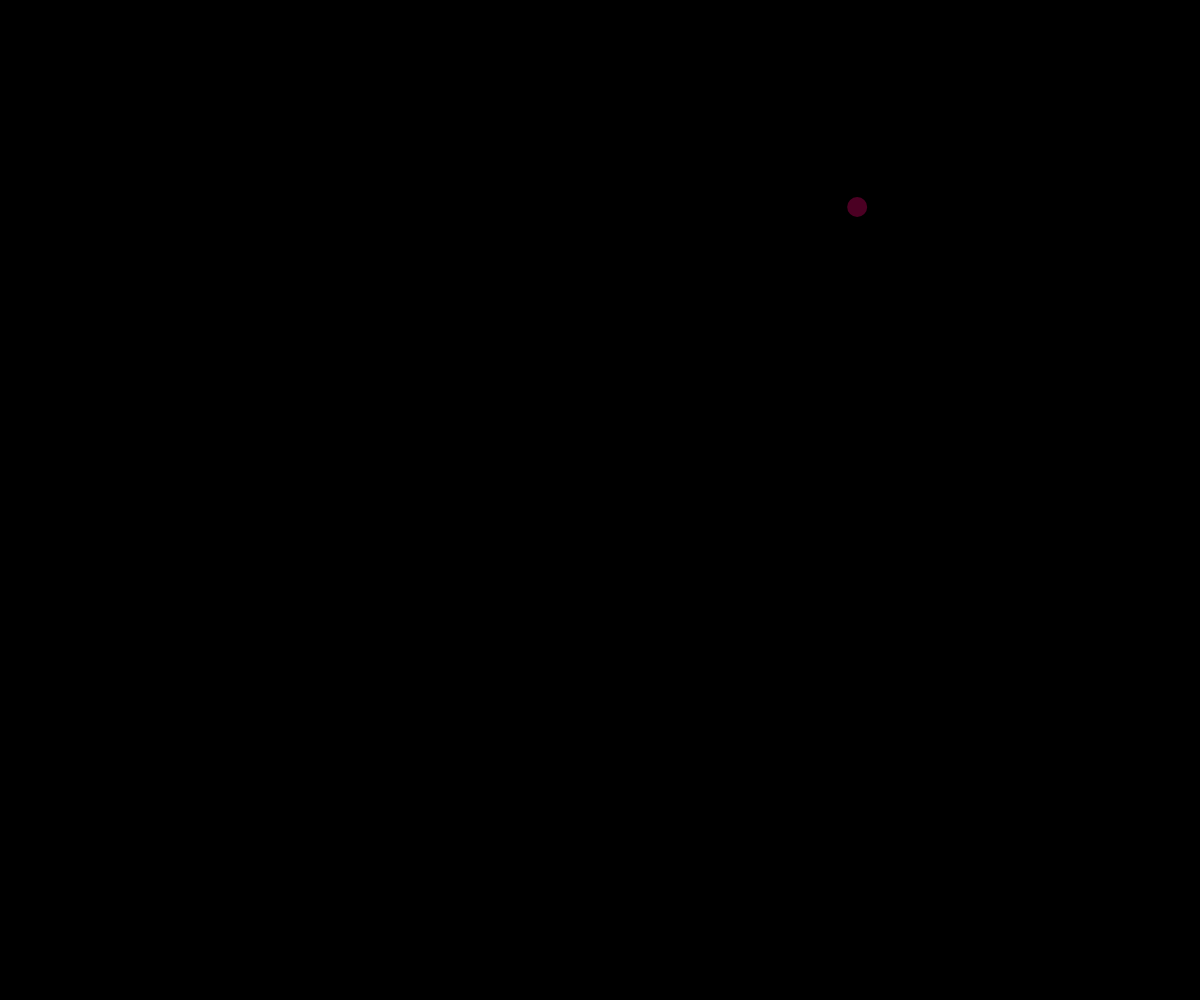
Frame 1 (no input)
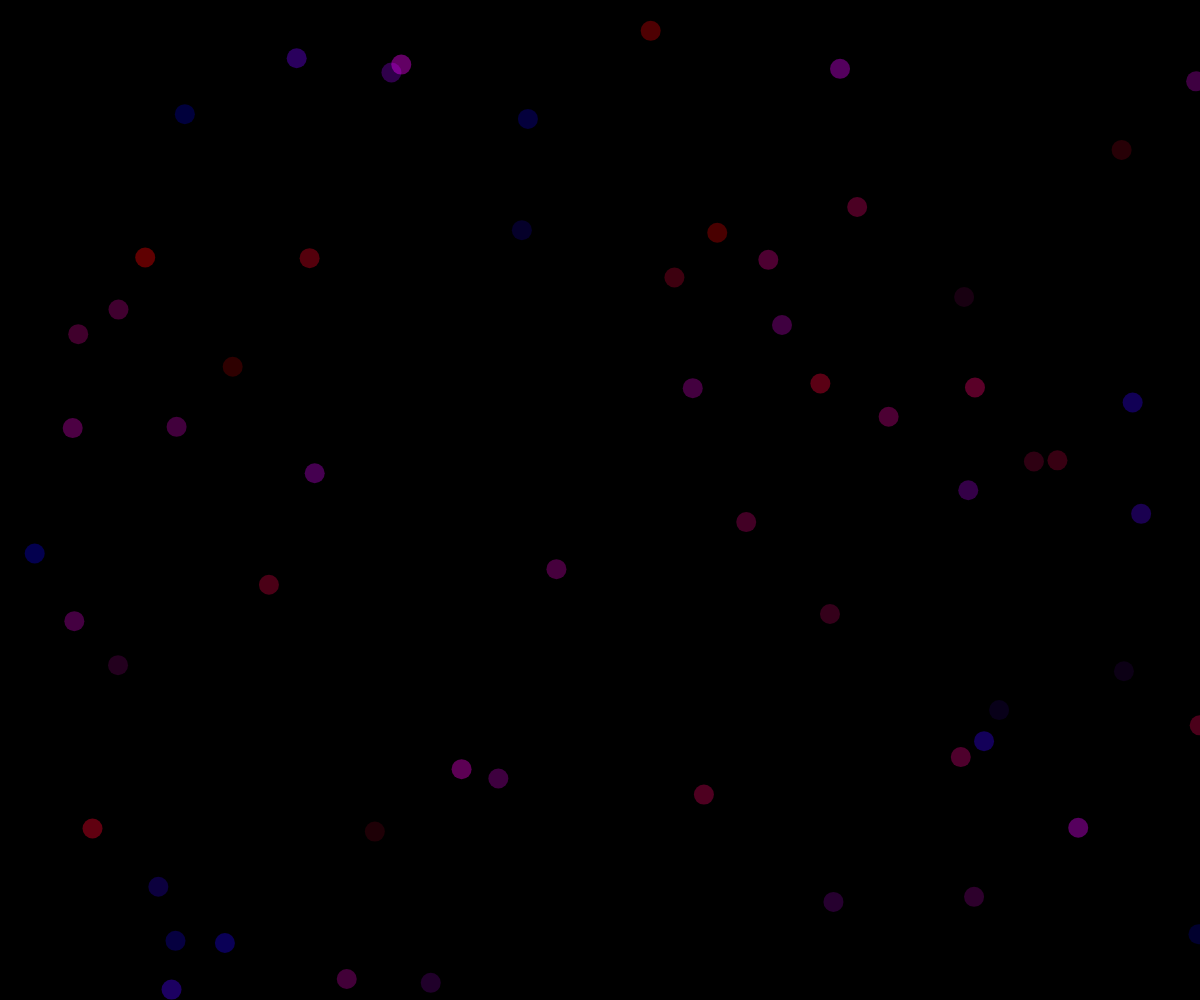
Frame 60 (no input)
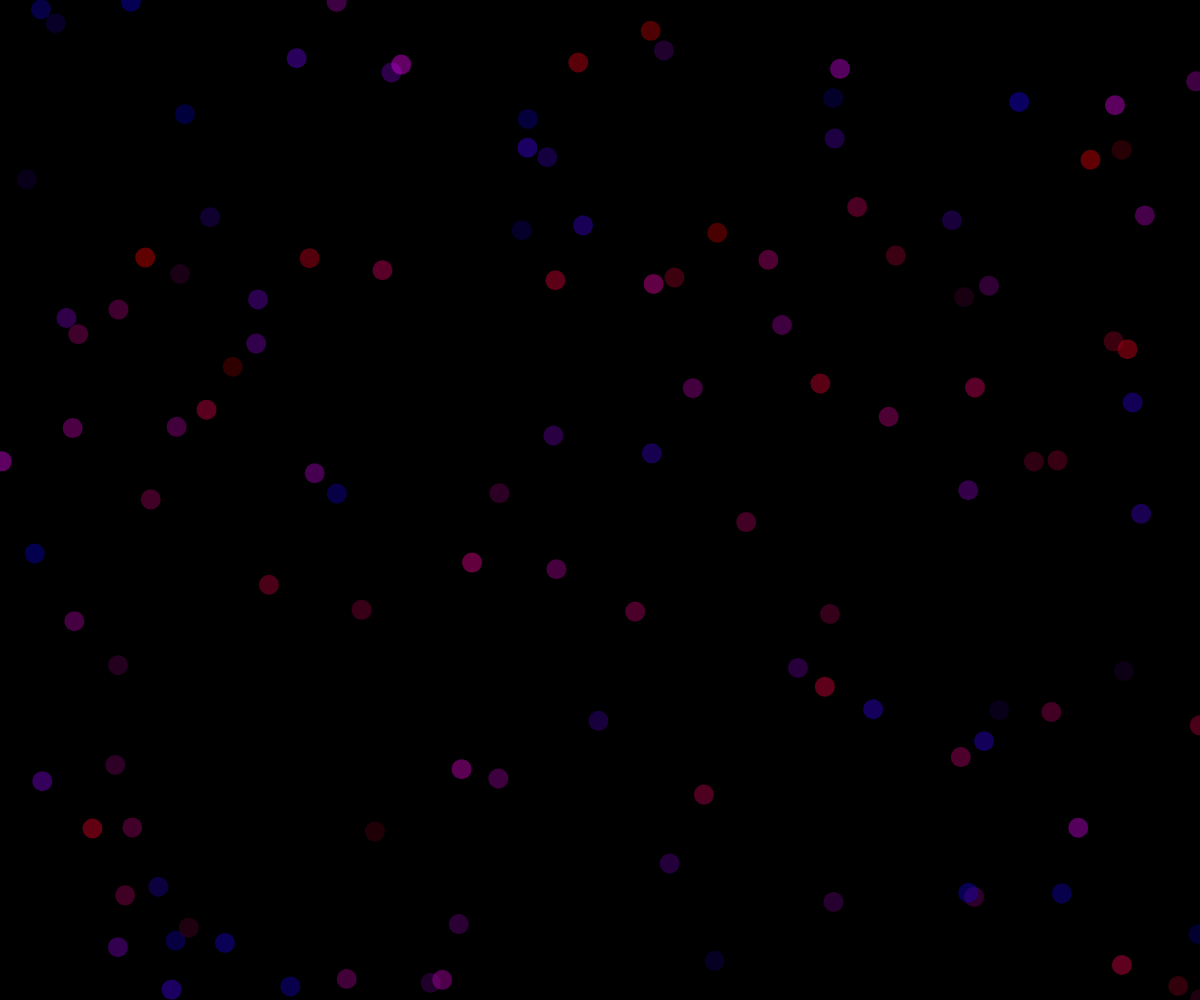
Frame 120 (the mouse pressed at the canvas centre since frame 60)

The p5.js sketch that drew these frames (run headless with seeded random() and noise() and a simulated clock; from frame 60 on, the mouse is pressed at the canvas centre):

// p5.js sketch
// ── sketch.js
let x,y;
let r,g,b;
function setup() {
  createCanvas(windowWidth, windowHeight);
  background(0);
}

function draw() {
  x=random(width);
  y=random(height);
  r=random(255);
  g=0;
  b=random(255);
  fill(r,g,b,100);
  noStroke();
  circle(x,y,20);
}
